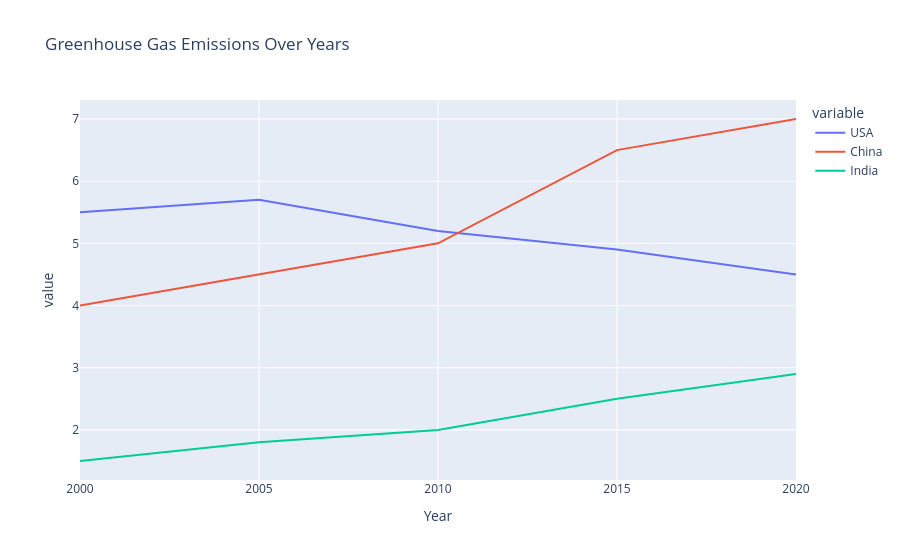

The notebook cell saved with this chart:
### Code cell
import plotly.express as px
import pandas as pd

# Data
data = {
    'Year': [2000, 2005, 2010, 2015, 2020],
    'USA': [5.5, 5.7, 5.2, 4.9, 4.5],
    'China': [4.0, 4.5, 5.0, 6.5, 7.0],
    'India': [1.5, 1.8, 2.0, 2.5, 2.9]
}
df = pd.DataFrame(data)

# Line graph
fig = px.line(df, x='Year', y=['USA', 'China', 'India'], title='Greenhouse Gas Emissions Over Years')
fig.show()

### Figure 1 — Plotly figure (JSON) as saved in the notebook; plotly's stock layout.template omitted (floating-point values rounded to 4 significant figures)
{"data": [{"hovertemplate": "variable=USA<br>Year=%{x}<br>value=%{y}<extra></extra>", "legendgroup": "USA", "line": {"color": "#636efa", "dash": "solid"}, "marker": {"symbol": "circle"}, "mode": "lines", "name": "USA", "orientation": "v", "showlegend": true, "type": "scatter", "x": [2000, 2005, 2010, 2015, 2020], "xaxis": "x", "y": [5.5, 5.7, 5.2, 4.9, 4.5], "yaxis": "y"}, {"hovertemplate": "variable=China<br>Year=%{x}<br>value=%{y}<extra></extra>", "legendgroup": "China", "line": {"color": "#EF553B", "dash": "solid"}, "marker": {"symbol": "circle"}, "mode": "lines", "name": "China", "orientation": "v", "showlegend": true, "type": "scatter", "x": [2000, 2005, 2010, 2015, 2020], "xaxis": "x", "y": [4, 4.5, 5, 6.5, 7], "yaxis": "y"}, {"hovertemplate": "variable=India<br>Year=%{x}<br>value=%{y}<extra></extra>", "legendgroup": "India", "line": {"color": "#00cc96", "dash": "solid"}, "marker": {"symbol": "circle"}, "mode": "lines", "name": "India", "orientation": "v", "showlegend": true, "type": "scatter", "x": [2000, 2005, 2010, 2015, 2020], "xaxis": "x", "y": [1.5, 1.8, 2, 2.5, 2.9], "yaxis": "y"}], "layout": {"legend": {"title": {"text": "variable"}, "tracegroupgap": 0}, "title": {"text": "Greenhouse Gas Emissions Over Years"}, "xaxis": {"anchor": "y", "domain": [0, 1], "title": {"text": "Year"}}, "yaxis": {"anchor": "x", "domain": [0, 1], "title": {"text": "value"}}}}
